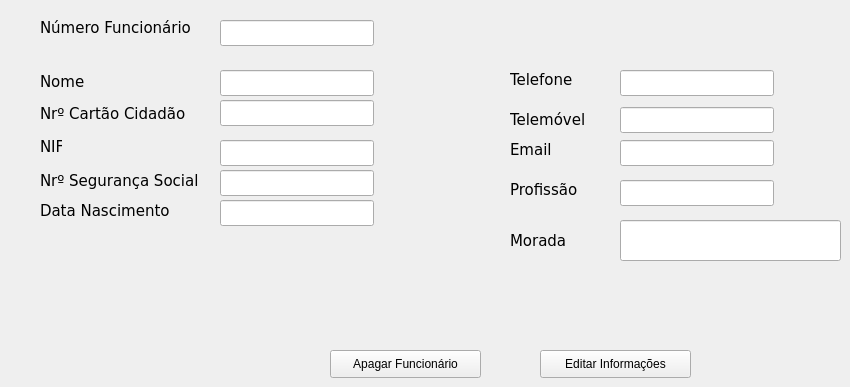
      <widget class="QWidget" name="tab_13">
       <attribute name="title">
        <string>Editar Funcionário</string>
       </attribute>
       <widget class="QLabel" name="label_98">
        <property name="geometry">
         <rect>
          <x>40</x>
          <y>201</y>
          <width>141</width>
          <height>20</height>
         </rect>
        </property>
        <property name="font">
         <font>
          <family>DejaVu Sans</family>
          <pointsize>11</pointsize>
         </font>
        </property>
        <property name="text">
         <string>Data Nascimento</string>
        </property>
       </widget>
       <widget class="QLineEdit" name="editEmployeeNumber">
        <property name="geometry">
         <rect>
          <x>220</x>
          <y>20</y>
          <width>154</width>
          <height>26</height>
         </rect>
        </property>
        <property name="text">
         <string/>
        </property>
       </widget>
       <widget class="QLabel" name="label_99">
        <property name="geometry">
         <rect>
          <x>510</x>
          <y>70</y>
          <width>81</width>
          <height>20</height>
         </rect>
        </property>
        <property name="font">
         <font>
          <family>DejaVu Sans</family>
          <pointsize>11</pointsize>
         </font>
        </property>
        <property name="text">
         <string>Telefone</string>
        </property>
       </widget>
       <widget class="QLineEdit" name="editEmployeeName">
        <property name="geometry">
         <rect>
          <x>220</x>
          <y>70</y>
          <width>154</width>
          <height>26</height>
         </rect>
        </property>
        <property name="text">
         <string/>
        </property>
       </widget>
       <widget class="QLabel" name="label_100">
        <property name="geometry">
         <rect>
          <x>510</x>
          <y>230</y>
          <width>171</width>
          <height>22</height>
         </rect>
        </property>
        <property name="font">
         <font>
          <family>DejaVu Sans</family>
          <pointsize>11</pointsize>
         </font>
        </property>
        <property name="text">
         <string>Morada</string>
        </property>
       </widget>
       <widget class="QPushButton" name="deleteEmployee">
        <property name="geometry">
         <rect>
          <x>330</x>
          <y>350</y>
          <width>151</width>
          <height>28</height>
         </rect>
        </property>
        <property name="text">
         <string>Apagar Funcionário</string>
        </property>
       </widget>
       <widget class="QLineEdit" name="editEmployeePhoneNr">
        <property name="geometry">
         <rect>
          <x>620</x>
          <y>70</y>
          <width>154</width>
          <height>26</height>
         </rect>
        </property>
       </widget>
       <widget class="QLineEdit" name="editEmployeeDate">
        <property name="geometry">
         <rect>
          <x>220</x>
          <y>200</y>
          <width>154</width>
          <height>26</height>
         </rect>
        </property>
       </widget>
       <widget class="QLineEdit" name="editEmployeeIDNr">
        <property name="geometry">
         <rect>
          <x>220</x>
          <y>100</y>
          <width>154</width>
          <height>26</height>
         </rect>
        </property>
       </widget>
       <widget class="QLabel" name="label_101">
        <property name="geometry">
         <rect>
          <x>40</x>
          <y>104</y>
          <width>151</width>
          <height>20</height>
         </rect>
        </property>
        <property name="font">
         <font>
          <family>DejaVu Sans</family>
          <pointsize>11</pointsize>
         </font>
        </property>
        <property name="text">
         <string>Nrº Cartão Cidadão</string>
        </property>
       </widget>
       <widget class="QLabel" name="label_102">
        <property name="geometry">
         <rect>
          <x>510</x>
          <y>110</y>
          <width>101</width>
          <height>20</height>
         </rect>
        </property>
        <property name="font">
         <font>
          <family>DejaVu Sans</family>
          <pointsize>11</pointsize>
         </font>
        </property>
        <property name="text">
         <string>Telemóvel</string>
        </property>
       </widget>
       <widget class="QLineEdit" name="editEmployeeMorada">
        <property name="geometry">
         <rect>
          <x>620</x>
          <y>220</y>
          <width>221</width>
          <height>41</height>
         </rect>
        </property>
       </widget>
       <widget class="QLabel" name="label_103">
        <property name="geometry">
         <rect>
          <x>40</x>
          <y>72</y>
          <width>61</width>
          <height>20</height>
         </rect>
        </property>
        <property name="font">
         <font>
          <family>DejaVu Sans</family>
          <pointsize>11</pointsize>
         </font>
        </property>
        <property name="text">
         <string>Nome</string>
        </property>
       </widget>
       <widget class="QLabel" name="label_104">
        <property name="geometry">
         <rect>
          <x>510</x>
          <y>140</y>
          <width>71</width>
          <height>20</height>
         </rect>
        </property>
        <property name="font">
         <font>
          <family>DejaVu Sans</family>
          <pointsize>11</pointsize>
         </font>
        </property>
        <property name="text">
         <string>Email</string>
        </property>
       </widget>
       <widget class="QLabel" name="label_105">
        <property name="geometry">
         <rect>
          <x>40</x>
          <y>137</y>
          <width>22</width>
          <height>20</height>
         </rect>
        </property>
        <property name="font">
         <font>
          <family>DejaVu Sans</family>
          <pointsize>11</pointsize>
         </font>
        </property>
        <property name="text">
         <string>NIF</string>
        </property>
       </widget>
       <widget class="QLineEdit" name="editEmployeeMobileNr">
        <property name="geometry">
         <rect>
          <x>620</x>
          <y>107</y>
          <width>154</width>
          <height>26</height>
         </rect>
        </property>
       </widget>
       <widget class="QPushButton" name="editEmployee">
        <property name="geometry">
         <rect>
          <x>540</x>
          <y>350</y>
          <width>151</width>
          <height>28</height>
         </rect>
        </property>
        <property name="text">
         <string>Editar Informações</string>
        </property>
       </widget>
       <widget class="QLineEdit" name="editEmployeeSocialNr">
        <property name="geometry">
         <rect>
          <x>220</x>
          <y>170</y>
          <width>154</width>
          <height>26</height>
         </rect>
        </property>
       </widget>
       <widget class="QLabel" name="label_106">
        <property name="geometry">
         <rect>
          <x>40</x>
          <y>171</y>
          <width>171</width>
          <height>20</height>
         </rect>
        </property>
        <property name="font">
         <font>
          <family>DejaVu Sans</family>
          <pointsize>11</pointsize>
         </font>
        </property>
        <property name="text">
         <string>Nrº Segurança Social</string>
        </property>
       </widget>
       <widget class="QLineEdit" name="editEmployeeNIF">
        <property name="geometry">
         <rect>
          <x>220</x>
          <y>140</y>
          <width>154</width>
          <height>26</height>
         </rect>
        </property>
       </widget>
       <widget class="QLabel" name="label_107">
        <property name="geometry">
         <rect>
          <x>40</x>
          <y>18</y>
          <width>171</width>
          <height>20</height>
         </rect>
        </property>
        <property name="font">
         <font>
          <family>DejaVu Sans</family>
          <pointsize>11</pointsize>
         </font>
        </property>
        <property name="text">
         <string>Número Funcionário</string>
        </property>
       </widget>
       <widget class="QLineEdit" name="editEmployeeEmail">
        <property name="geometry">
         <rect>
          <x>620</x>
          <y>140</y>
          <width>154</width>
          <height>26</height>
         </rect>
        </property>
       </widget>
       <widget class="QLineEdit" name="editEmployeeJob">
        <property name="geometry">
         <rect>
          <x>620</x>
          <y>180</y>
          <width>154</width>
          <height>26</height>
         </rect>
        </property>
       </widget>
       <widget class="QLabel" name="label_108">
        <property name="geometry">
         <rect>
          <x>510</x>
          <y>180</y>
          <width>71</width>
          <height>20</height>
         </rect>
        </property>
        <property name="font">
         <font>
          <family>DejaVu Sans</family>
          <pointsize>11</pointsize>
         </font>
        </property>
        <property name="text">
         <string>Profissão</string>
        </property>
       </widget>
      </widget>
